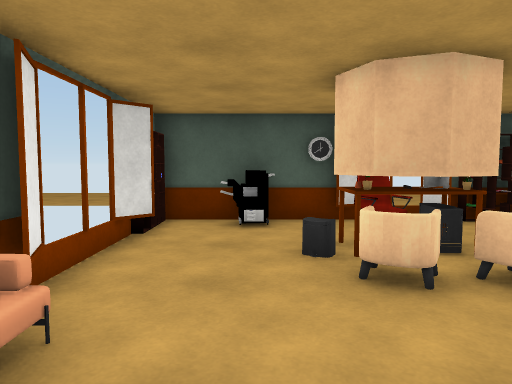
[1] (above)

12 first-person views from a walk through a Unity game level. The camera is 1.3 m above the floor, tilts 4° down and sees 70° across. The floor is counted in squares, 1 m on a side. Each view is taken from the middle of a square. On the plan, view 1 faces up. The plan holds only what a view shows up to about 15 squares ahead; the rest is blank. The place goes on beyond the plan. The player is left out. Some animated figures are left out. Some surface patterns are stand-ins.

[2]
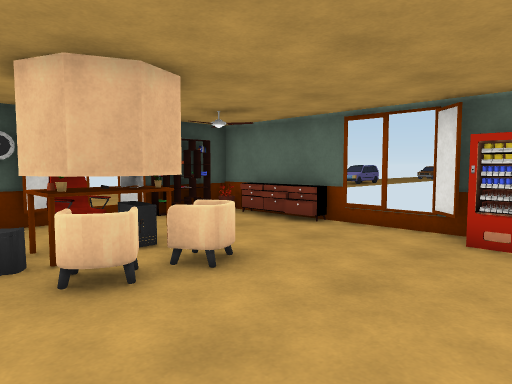

[3]
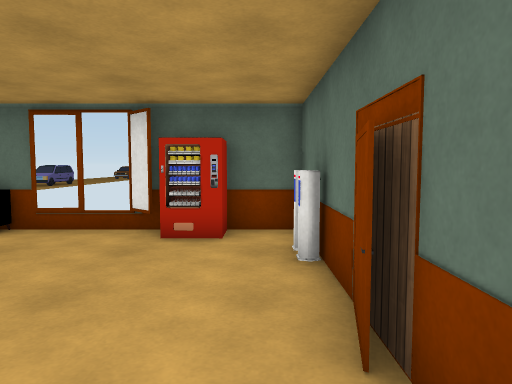

[4]
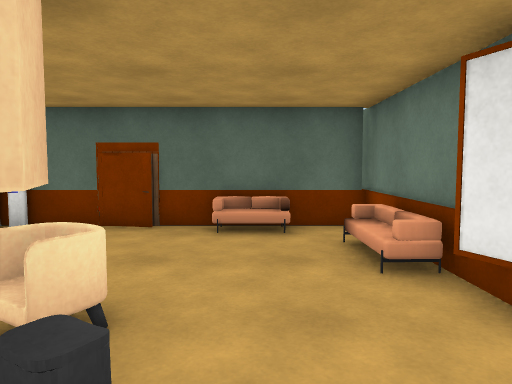

[5]
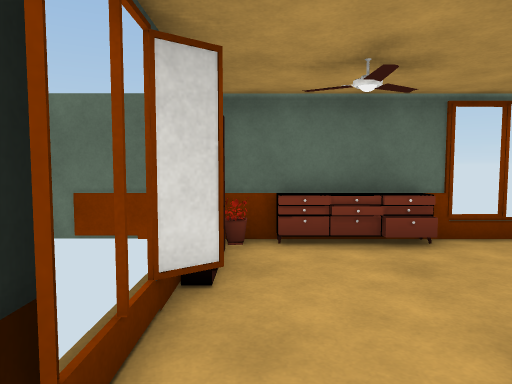

[6]
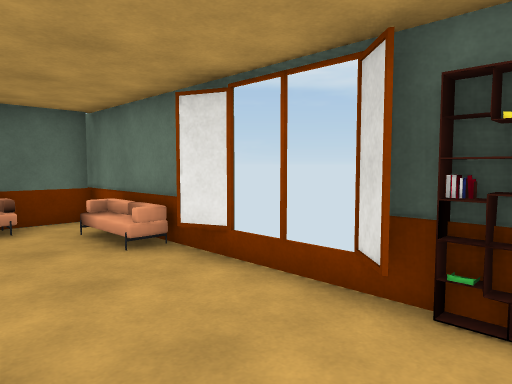

[7]
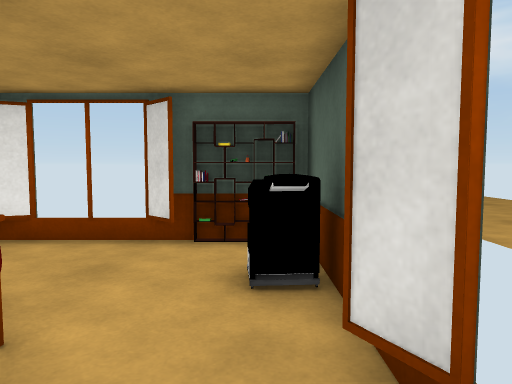

[8]
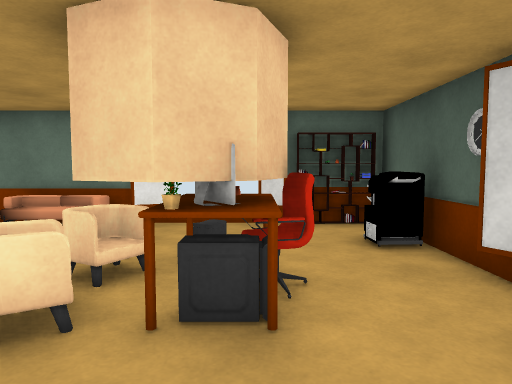

[9]
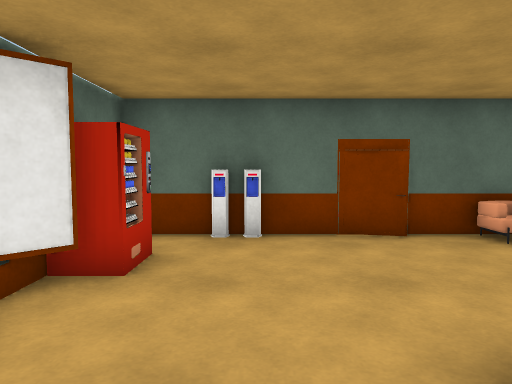

[10]
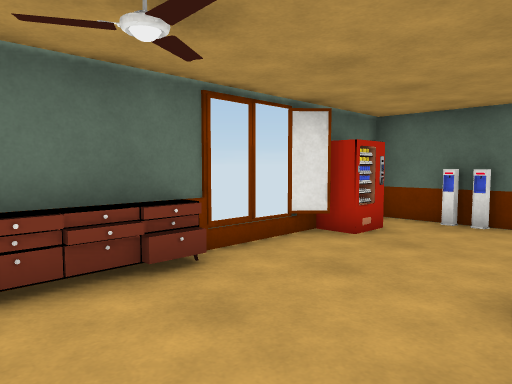

[11]
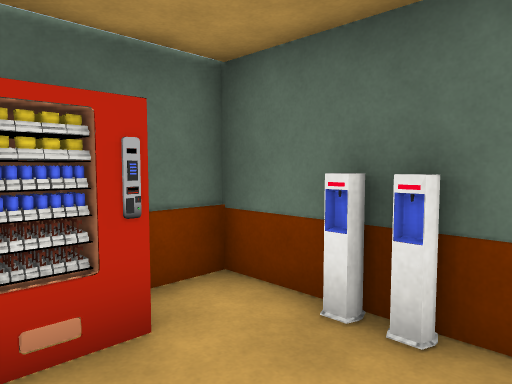

[12]
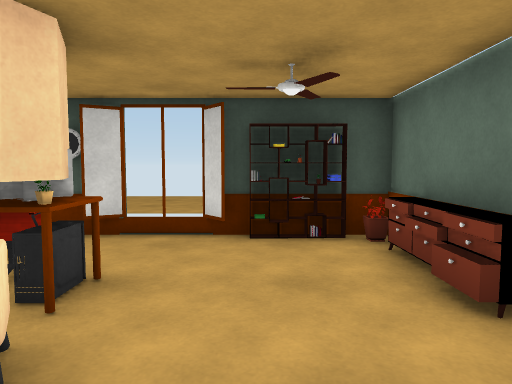

### Floor plan
Points are (right, up) in squares from view 1. A wall is a line through its corners. A room is listed if a view was taken in it or the views show most of it. See-through windows are left out.
Room 1 (views 1, 2, 3, 4, 5, 6, 7, 8, 9, 10, 11, 12)
walls: (6.9, 1.9) (7.6, 2.7); (4.5, 8.3) (4, 8.9); (7.6, 4.5) (7.6, 8.9) (6.4, 8.9); (2.2, -0.7) (3.4, -0.9); (1.6, 8.9) (-2.5, 8.9) (-2.5, -1.5); (-2.4, 4.1) (-2.1, 3.4); (5.5, 8.9) (2.4, 8.9); (-1.9, 6.6) (-2.4, 6); (6.4, -0.9) (7.6, -0.9) (7.6, 3.8); (-2.5, -0.9) (4.5, -0.9)
objects: sofa (-2, 3); shelf (-2, 7) to (-2, 8); printer (-1, 8) to (0, 8); sofa (1, 0); chair (1, 4) to (2, 4); other object (1, 5) to (3, 5); chair (2, 6); chair (3, 4); desk (3, 6); shelf (6, 9); other object (7, 1); cabinet (7, 5); cabinet (7, 7); plant (7, 8)

Positions as (right, up) in squares from view 1, and headings:
1: (0, 0), facing up
2: (0, 0), facing up-right
3: (0, 0), facing right
4: (0, 7), facing down
5: (1, 8), facing right
6: (1, 8), facing down-left
7: (4, 8), facing left
8: (6, 6), facing left
9: (5, 6), facing down
10: (3, 8), facing down-right
11: (4, 2), facing down-right
12: (5, 2), facing up
